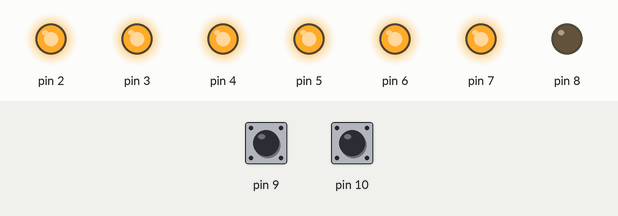
The sketch below on a simulated Arduino Uno, built with avr-gcc and run on an emulated ATmega328P. Parts: output pins drawn as LEDs (lit = HIGH). The inputs (shaded band) are chosen by the test bench; at power-on: pin 9 HIGH, pin 10 HIGH. What the sketch prints to the serial monitor is not drawn.

Above: at 1.2 s.
1.3 s: pin 9 pulled LOW for 1 s
At 3.2 s:
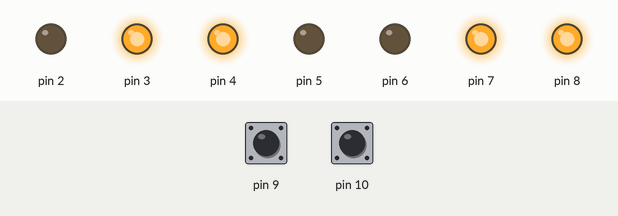
3.8 s: pin 9 pulled LOW for 0.15 s
At 5.0 s:
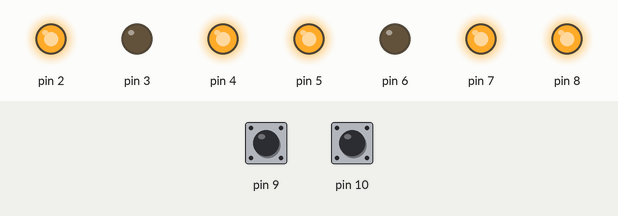
5.5 s: pin 9 pulled LOW for 0.15 s
At 6.3 s:
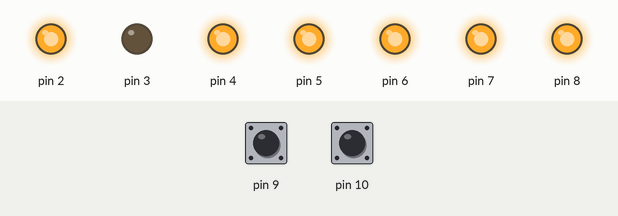
7.2 s: pin 9 pulled LOW for 3.2 s
At 9.3 s:
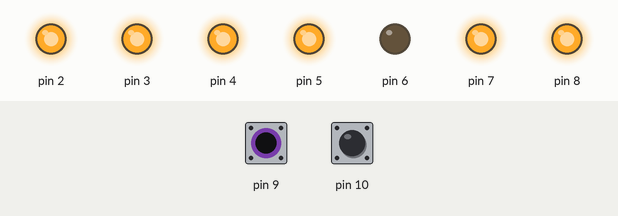
11.9 s: pin 10 pulled LOW for 3.2 s
At 14.77 s:
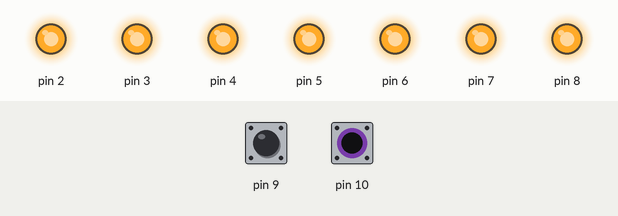
16.6 s: pin 10 pulled LOW for 0.15 s
At 17.2 s:
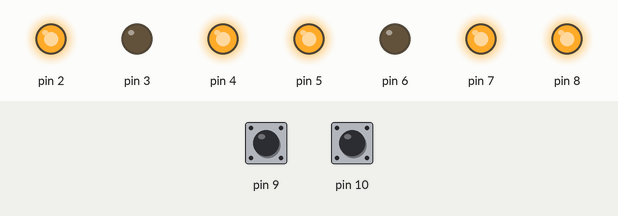
Timing chart, 0 to 19.3 s (numbered marks = the images above; inputs shaded):
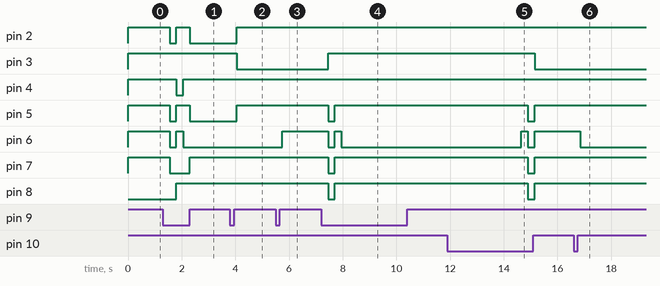

Measured:
- after the input at 1.3 s, pin 2, pin 5: HIGH → LOW after 0.25 s, → HIGH 0.25 s later, → LOW 0.50 s later; pin 4: HIGH → LOW after 0.50 s, → HIGH 0.25 s later; pin 6: HIGH → LOW after 0.25 s, → HIGH 0.25 s later, → LOW 0.25 s later; pin 7: HIGH → LOW after 0.25 s, → HIGH 0.75 s later; pin 8: LOW → HIGH after 0.50 s
- after the input at 3.8 s, pin 2, pin 5: LOW → HIGH after 0.25 s; pin 3: HIGH → LOW after 0.25 s
- after the input at 5.5 s, pin 6: LOW → HIGH after 0.25 s
- after the input at 7.2 s, pin 3: LOW → HIGH after 0.25 s; pin 5, pin 7, pin 8: HIGH → LOW after 0.25 s, → HIGH 0.25 s later; pin 6: HIGH → LOW after 0.25 s, → HIGH 0.25 s later, → LOW 0.25 s later
- after the input at 11.9 s, pin 3: HIGH → LOW after 3.3 s; pin 5, pin 7, pin 8: HIGH → LOW after 3.0 s, → HIGH 0.25 s later; pin 6: LOW → HIGH after 2.8 s, → LOW 0.25 s later, → HIGH 0.25 s later
- after the input at 16.6 s, pin 6: HIGH → LOW after 0.25 s

The sketch:

_12_sevenSegmentwithButton.ino
```cpp
int Number = 0;
int ButtonUp;
int ButtonDown;
int aktif = 0;

void setup()
{
  pinMode(9, INPUT_PULLUP);
  pinMode(10, INPUT_PULLUP);
  Serial.begin(9600);
  pinMode(2, OUTPUT);
  pinMode(3, OUTPUT);
  pinMode(4, OUTPUT);
  pinMode(5, OUTPUT);
  pinMode(6, OUTPUT);
  pinMode(7, OUTPUT);
  pinMode(8, OUTPUT);
}

void loop()
{
  ButtonUp = digitalRead(9);
  ButtonDown = digitalRead(10);
  if (ButtonUp == aktif) {
    Number += 1;
    delay(250); // Wait for 250 millisecond(s)
  }
  if (ButtonDown == aktif) {
    Number += -1;
    delay(250); // Wait for 250 millisecond(s)
  }
  Serial.println(Number);
  if (Number == 0) {
    digitalWrite(2, HIGH);
    digitalWrite(3, HIGH);
    digitalWrite(4, HIGH);
    digitalWrite(5, HIGH);
    digitalWrite(6, HIGH);
    digitalWrite(7, HIGH);
    digitalWrite(8, LOW);
  }
  if (Number == 1) {
    digitalWrite(2, LOW);
    digitalWrite(3, HIGH);
    digitalWrite(4, HIGH);
    digitalWrite(5, LOW);
    digitalWrite(6, LOW);
    digitalWrite(7, LOW);
    digitalWrite(8, LOW);
  }
  if (Number == 2) {
    digitalWrite(2, HIGH);
    digitalWrite(3, HIGH);
    digitalWrite(4, LOW);
    digitalWrite(5, HIGH);
    digitalWrite(6, HIGH);
    digitalWrite(7, LOW);
    digitalWrite(8, HIGH);
  }
  if (Number == 3) {
    digitalWrite(2, HIGH);
    digitalWrite(3, HIGH);
    digitalWrite(4, HIGH);
    digitalWrite(5, HIGH);
    digitalWrite(6, LOW);
    digitalWrite(7, LOW);
    digitalWrite(8, HIGH);
  }
  if (Number == 4) {
    digitalWrite(2, LOW);
    digitalWrite(3, HIGH);
    digitalWrite(4, HIGH);
    digitalWrite(5, LOW);
    digitalWrite(6, LOW);
    digitalWrite(7, HIGH);
    digitalWrite(8, HIGH);
  }
  if (Number == 5) {
    digitalWrite(2, HIGH);
    digitalWrite(3, LOW);
    digitalWrite(4, HIGH);
    digitalWrite(5, HIGH);
    digitalWrite(6, LOW);
    digitalWrite(7, HIGH);
    digitalWrite(8, HIGH);
  }
  if (Number == 6) {
    digitalWrite(2, HIGH);
    digitalWrite(3, LOW);
    digitalWrite(4, HIGH);
    digitalWrite(5, HIGH);
    digitalWrite(6, HIGH);
    digitalWrite(7, HIGH);
    digitalWrite(8, HIGH);
  }
  if (Number == 7) {
    digitalWrite(2, HIGH);
    digitalWrite(3, HIGH);
    digitalWrite(4, HIGH);
    digitalWrite(5, LOW);
    digitalWrite(6, LOW);
    digitalWrite(7, LOW);
    digitalWrite(8, LOW);
  }
  if (Number == 8) {
    digitalWrite(2, HIGH);
    digitalWrite(3, HIGH);
    digitalWrite(4, HIGH);
    digitalWrite(5, HIGH);
    digitalWrite(6, HIGH);
    digitalWrite(7, HIGH);
    digitalWrite(8, HIGH);
  }
  if (Number == 9) {
    digitalWrite(2, HIGH);
    digitalWrite(3, HIGH);
    digitalWrite(4, HIGH);
    digitalWrite(5, HIGH);
    digitalWrite(6, LOW);
    digitalWrite(7, HIGH);
    digitalWrite(8, HIGH);
  }
}
```
